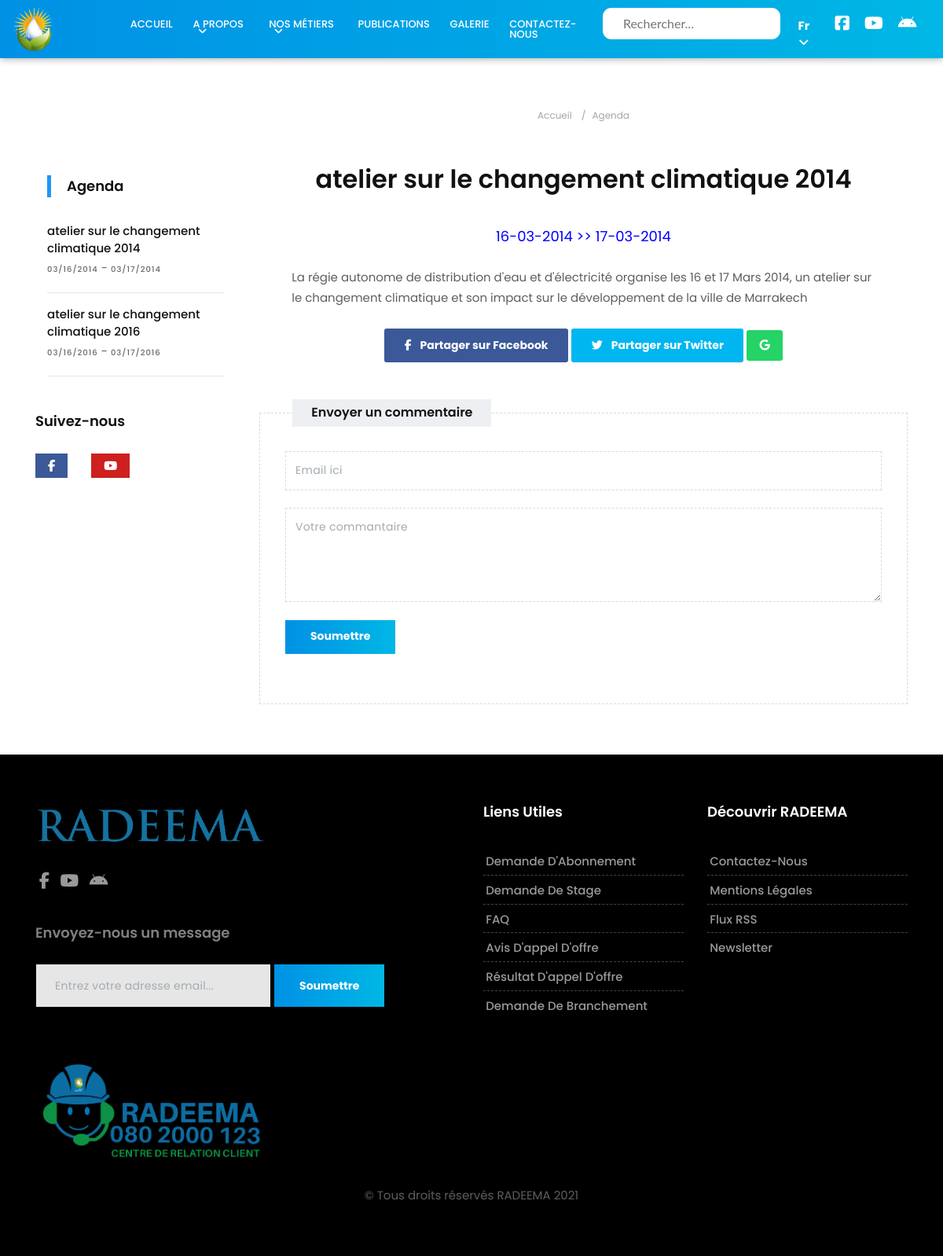
Page /agendaPage.php?id=13 on the committed database.
### tables this page shows
CREATE TABLE `menu_pages` (
  `idMenu` int(11) NOT NULL,
  `idPage` int(11) NOT NULL,
  `type` varchar(50) NOT NULL
);

CREATE TABLE `category` (
  `idCat` int(11) NOT NULL,
  `name` varchar(150) NOT NULL,
  `content` text DEFAULT NULL,
  `name_ar` varchar(100) DEFAULT NULL,
  `content_ar` text DEFAULT NULL
);

CREATE TABLE `pages` (
  `idPage` int(11) NOT NULL,
  `title` varchar(100) NOT NULL,
  `parent_id` int(11) DEFAULT NULL,
  `path` varchar(100) DEFAULT NULL,
  `show_in_menu` tinyint(1) DEFAULT NULL,
  `draft` tinyint(1) NOT NULL,
  `createdAt` datetime NOT NULL DEFAULT current_timestamp(),
  `updatedAt` datetime NOT NULL DEFAULT current_timestamp(),
  `content` text NOT NULL,
  `section` int(11) DEFAULT NULL,
  `media` varchar(150) NOT NULL,
  `title_ar` varchar(100) DEFAULT NULL,
  `content_ar` text DEFAULT NULL
);

CREATE TABLE `agenda` (
  `id` int(11) NOT NULL,
  `title` varchar(150) NOT NULL,
  `description` text NOT NULL,
  `date1` date NOT NULL,
  `date2` date DEFAULT NULL,
  `title_ar` varchar(150) DEFAULT NULL,
  `description_ar` text DEFAULT NULL
);

CREATE TABLE `category_pages` (
  `idPage` int(11) NOT NULL,
  `idCat` int(11) NOT NULL
);

### agendaPage.php (the view, shortened to what the rows shown need)
<?php
    include("includes/header.php");
?>
<section class="section single-wrapper">
            <div class="container">
                <div class="row">
                <div class="col-lg-3 col-md-12 col-sm-12 col-xs-12 article-sidebar">
                        <div class="sidebar">
                        <div class="container">
                        <h2 class="widget-title espace-title"><?= _('Agenda'); ?></h2>
                        <?php
                                    include("includes/security.php");
                                    $query = "SELECT * from agenda";
                                    $run_query = mysqli_query($connection, $query);
                                    echo "<div class='blog-list-widget'>
                                    <div class='list-group'>";
                                    while($row = mysqli_fetch_row($run_query)){
                                        if($_SESSION['lang']=="Ar"){
                                            $name= $row[5];
                                        }else{
                                            $name= $row[1];
                                        }
                                        echo '<a href="agendaPage.php?id='.$row[0].'" class="list-widget">
                                        <div class="w-100 last-item justify-content-between">
                                            <h5 class="mb-1">'.$name.'</h5>
                                            <small>'.date("m/d/Y", strtotime($row[3])).'</small> - <small>'.date("m/d/Y", strtotime($row[4])).'</small>
                                        </div><hr>
                                            </a>';
                                    }
                                    echo "</div></div>";
                        ?>
                             </div>
                            <div class="widget">
                                <h2 class="widget-title"><?= _('Suivez-nous'); ?></h2>
                            </div>
                        </div>
                    </div>
                    <div class="col-lg-9 col-md-12 col-sm-12 col-xs-12">
                        <div class="page-wrapper">
                            <div class="blog-content">
                                <?php
                                    $id=$_GET['id'];
                                    $query="SELECT * FROM agenda where id=$id";
                                    $query_run=mysqli_query($connection, $query);
                                    if($query_run){
                                       $row=mysqli_fetch_row($query_run);
                                       if($_SESSION['lang']=="Ar"){
                                            $title = $row[5];
                                            $desc = $row[6];
                                        }else{
                                            $title = $row[1];
                                            $desc = $row[2];
                                        }
                                        $date1 = date('d-m-Y', strtotime($row[3]));
                                        $date2= date('d-m-Y', strtotime($row[4]));
                                    }
                                ?>
                                <h1 align="center" style="margin-bottom: 40px"><?php echo $title;?></h1>
                                <p align="center" style="font-size: 18px; color: blue"><?php echo $date1." >> ".$date2;?></p>
                                <div class="pp">
                                    <p>
                                    <?php
                                        echo $desc;
                                    ?>
                                    </p>
                                </div>
                            </div>
                        </div>
                    </div>
                </div>
            </div>
        </section>
<?php
include("includes/footer.php");
?>

### includes/header.php (shortened to what the rows shown need)
<!DOCTYPE html>
<html lang=<?=$_SESSION['lang']?>>
    <link href="css/bootstrap.css" rel="stylesheet">
    <link href="css/font-awesome.min.css" rel="stylesheet">
    <link href="style.css" rel="stylesheet">
    <link href="css/responsive.css" rel="stylesheet">
    <link href="css/colors.css" rel="stylesheet">
    <link href="css/version/tech.css" rel="stylesheet">
    <link href="jquery-flipster-master/dist/jquery.flipster.min.css" rel="stylesheet">
</head>
<body>
    <div id="wrapper">
        <header class="tech-header header">
            <div class="container-fluid">
                <nav class="navbar navbar-toggleable-md navbar-inverse fixed-top bg-inverse">
                    <div class="collapse navbar-collapse" id="navbarCollapse">
                        <ul class="navbar-nav mr-auto">
                            <?php
                                include("security.php");
                                $query = "select * from menu_pages where idMenu=1";
                                $query_run = mysqli_query($connection, $query);
                                while($row = mysqli_fetch_row($query_run)){
                                    if($row[2] == "page"){
                                        $query1 = "SELECT * from pages where idPage=".$row[1];
                                        $query_run1 = mysqli_query($connection, $query1);
                                        if($query_run1){
                                            $row1 = mysqli_fetch_row($query_run1);
                                            if($_SESSION['lang']=="Ar" && !empty($row1[11])){
                                                $name = $row1[11];
                                            }else{
                                                $name = $row1[1];
                                            }
                                        }
                                        echo '<li class="nav-item">
                                                <a class="nav-link" href="single-page.php?id='.$row[1].'">'.$name.'</a>
                                              </li>';
                                    }else if($row[2] == "categorie"){
                                        $query1 = "SELECT * from category where idCat=".$row[1];
                                        $query_run1 = mysqli_query($connection, $query1);
                                        if($query_run1){
                                            $row1 = mysqli_fetch_row($query_run1);
                                            if($_SESSION['lang']=="Ar" && !empty($row1[3])){
                                                $name = $row1[3];
                                            }else{
                                                $name = $row1[1];
                                            }
                                        }
                                        $query2 = "SELECT * from category_pages where idCat=".$row1[0];
                                        $query_run2 = mysqli_query($connection, $query2);
                                        if($query_run2){
                                                echo '<li class="nav-item dropdown">
                                                        <a class="nav-link dropdown-toggle" href="#" id="dropdown01" data-toggle="dropdown" aria-haspopup="true" aria-expanded="false">'.$name.'</a>';
                                                        echo '<ul class="dropdown-menu megamenu" aria-labelledby="dropdown01">
                                                      <li>
                                                        <div class="container">
                                                        <div class="mega-menu-content clearfix">
                                                        <div class="tab">';
                                            }
                                                echo '</div>
                                                    </div>
                                                </div>
                                                </li>
                                                </ul>
                                                </li>';
                                             }
                                            }
                                             ?>
                        </ul>
                    </div>
                </nav>
            </div>
        </header>

### includes/footer.php (shortened to what the rows shown need)
<footer class="footer">
            <div class="container">
                <div class="row">
                    <div class="col-lg-6">
                        <div class="widget">
                            <div class="footer-text text-left">
                                <div class="newsletter-widget text-left">
                                    <h2 class="form-title"><?= _('Envoyez-nous un message'); ?></h2>
                                </div>
                            </div>
                        </div>
                    </div>
                        <?php
                                include("security.php");
                                $query = "select * from menu_pages where idMenu=6";
                                $query_run = mysqli_query($connection, $query);
                                while($row = mysqli_fetch_row($query_run)){
                                    if($row[2] == "page"){
                                        $query1 = "SELECT * from pages where idPage=".$row[1];
                                        $query_run1 = mysqli_query($connection, $query1);
                                        if($query_run1){
                                            $row1 = mysqli_fetch_row($query_run1);
                                            if($locale=="Ar" && !empty($row1[11])){
                                                $name = $row1[11];
                                            }else{
                                                $name = $row1[1];
                                            }
                                            echo '<div class="col-lg-3 col-md-12 col-sm-12 col-xs-12">
                                            <div class="widget">
                                                        <a class="nav-link" href="single-page.php?id='.$row1[0].'"><h2 class="widget-title">'.$name.'</h2></a>
                                              </div>
                                              </div>';
                                        }
                                    }
                                            else if($row[2] == "categorie"){
                                                $query1 = "SELECT * from category where idCat=".$row[1];
                                                $query_run1 = mysqli_query($connection, $query1);
                                                if($query_run1){
                                                    $row1 = mysqli_fetch_row($query_run1);
                                                    if($_SESSION['lang']=="Ar" && !empty($row1[3])){
                                                        $name = $row1[3];
                                                    }else{
                                                        $name = $row1[1];
                                                    }
                                                }
                                                    $query2 = "SELECT * from category_pages where idCat=".$row[1];
                                                    $query_run2 = mysqli_query($connection, $query2);
                                                    if($query_run2){
                                                        echo '<div class="col-lg-3 col-md-12 col-sm-12 col-xs-12">
                                                        <div class="widget">
                                                        <h2 class="widget-title">'.$name.'</h2>';
                                                        echo '<div class="link-widget">
                                                                <ul>';
                                                            while($row2 = mysqli_fetch_row($query_run2)){
                                                                $req = "SELECT * from pages where idPage=".$row2[0];
                                                                $res = mysqli_query($connection, $req);
                                                                if($res){
                                                                    $line = mysqli_fetch_row($res);
                                                                    if($_SESSION['lang']=="Ar" && !empty($line[11])){
                                                                        $name = $line[11];
                                                                    }else{
                                                                        $name = $line[1];
                                                                    }
                                                                    echo '<li><a href="single-page.php?id='.$line[0].'&catid='.$row[1].'">'.$name.'</a></li>';
                                                                }
                                                            }
                                                            echo '</ul>
                                                            </div>';
                                                            echo '</div>
                                                       </div>';
                                                    }
                                            }
                                }
                            ?>
                </div>
            </div>
        </footer>
    </div>
</body>
</html>

### rows in the picture
menu_pages: category.name "A PROPOS"
menu_pages: category.name "NOS MÉTIERS"
menu_pages: idPage.title "PUBLICATIONS"
menu_pages: idPage.title "GALERIE"
menu_pages: idPage.title "CONTACTEZ-NOUS"
agenda: title "atelier sur le changement climatique 2014", date1 "03/16/2014", date2 "03/17/2014", date1 "16-03-2014", date2 "17-03-2014", description "La régie autonome de distribution d'eau et d'électricité organise les 16 et 17 Mars 2014, un atelier sur le changement climatique et son impact sur le développement de la ville de Marrakech"
agenda: title "atelier sur le changement climatique 2016", date1 "03/16/2016", date2 "03/17/2016"
menu_pages: category.name "Liens Utiles"
category_pages: idPage.title "Demande D'Abonnement"
category_pages: idPage.title "Demande De Stage"
category_pages: idPage.title "FAQ"
category_pages: idPage.title "Avis D'appel D'offre"
category_pages: idPage.title "Résultat D'appel D'offre"
category_pages: idPage.title "Demande De Branchement"
menu_pages: category.name "Découvrir RADEEMA"
category_pages: idPage.title "Contactez-Nous"
category_pages: idPage.title "Mentions Légales"
category_pages: idPage.title "Flux RSS"
category_pages: idPage.title "Newsletter"

### other values in the picture
gettext('Accueil') "ACCUEIL"
$_SESSION['lang'] "Fr"
_('Agenda') "Agenda"
_('Suivez-nous') "Suivez-nous"
_('Accueil') "Accueil"
_('Partager sur Facebook') "Partager sur Facebook"
_('Partager sur Twitter') "Partager sur Twitter"
_('Envoyer un commentaire') "Envoyer un commentaire"
_('Soumettre') "Soumettre"
_('Envoyez-nous un message') "Envoyez-nous un message"
_('Tous droits réservés RADEEMA 2021') "Tous droits réservés RADEEMA 2021"
